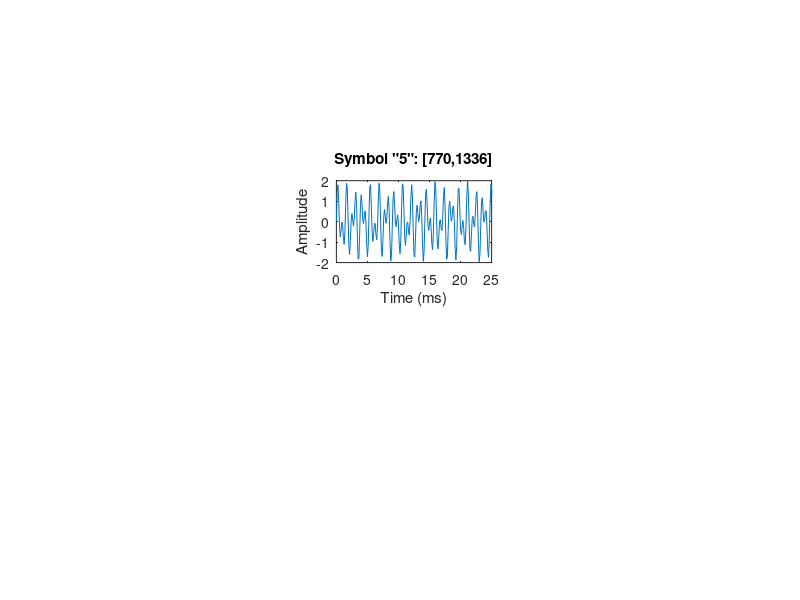

This chart was generated by the following MATLAB code: (Note: this script raises an error after producing the figure.)
clc
symbol = {'1','2','3','4','5','6','7','8','9','*','0','#'};
lfg = [697 770 852 941]; % Low frequency group
hfg = [1209 1336 1477];  % High frequency group
f  = [];
for c=1:4
    for r=1:3
        f = [ f [lfg(c);hfg(r)] ];
    end
end
Fs  = 8000;       % Sampling frequency 8 kHz
N = 800;          % Tones of 100 ms
t   = (0:N-1)/Fs; % 800 samples at Fs
pit = 2*pi*t;
tones = zeros(N,size(f,2));
n = input('Choose any key:'); 
for toneChoice=1:12
    % Generate tone
    tones(:,toneChoice) = sum(sin(f(:,toneChoice)*pit))';
    if toneChoice==n
        keypad = tones(:,n);Fs;
        sound(keypad);
    end
    % Plot tone
    if toneChoice==n
    subplot(4,3,toneChoice),plot(t*1e3,tones(:,toneChoice));
    title(['Symbol "', symbol{toneChoice},'": [',num2str(f(1,toneChoice)),',',num2str(f(2,toneChoice)),']'])
    set(gca, 'Xlim', [0 25]);
    ylabel('Amplitude');
    end
    if toneChoice>9, xlabel('Time (ms)'); end
end
set(gcf, 'Color', [1 1 1], 'Position', [1 1 1280 1024])
annotation(gcf,'textbox', 'Position',[0.38 0.96 0.45 0.026],...
    'EdgeColor',[1 1 1],...
    'String', '\bf Time response of each tone of the telephone pad', ...
    'FitBoxToText','on');

